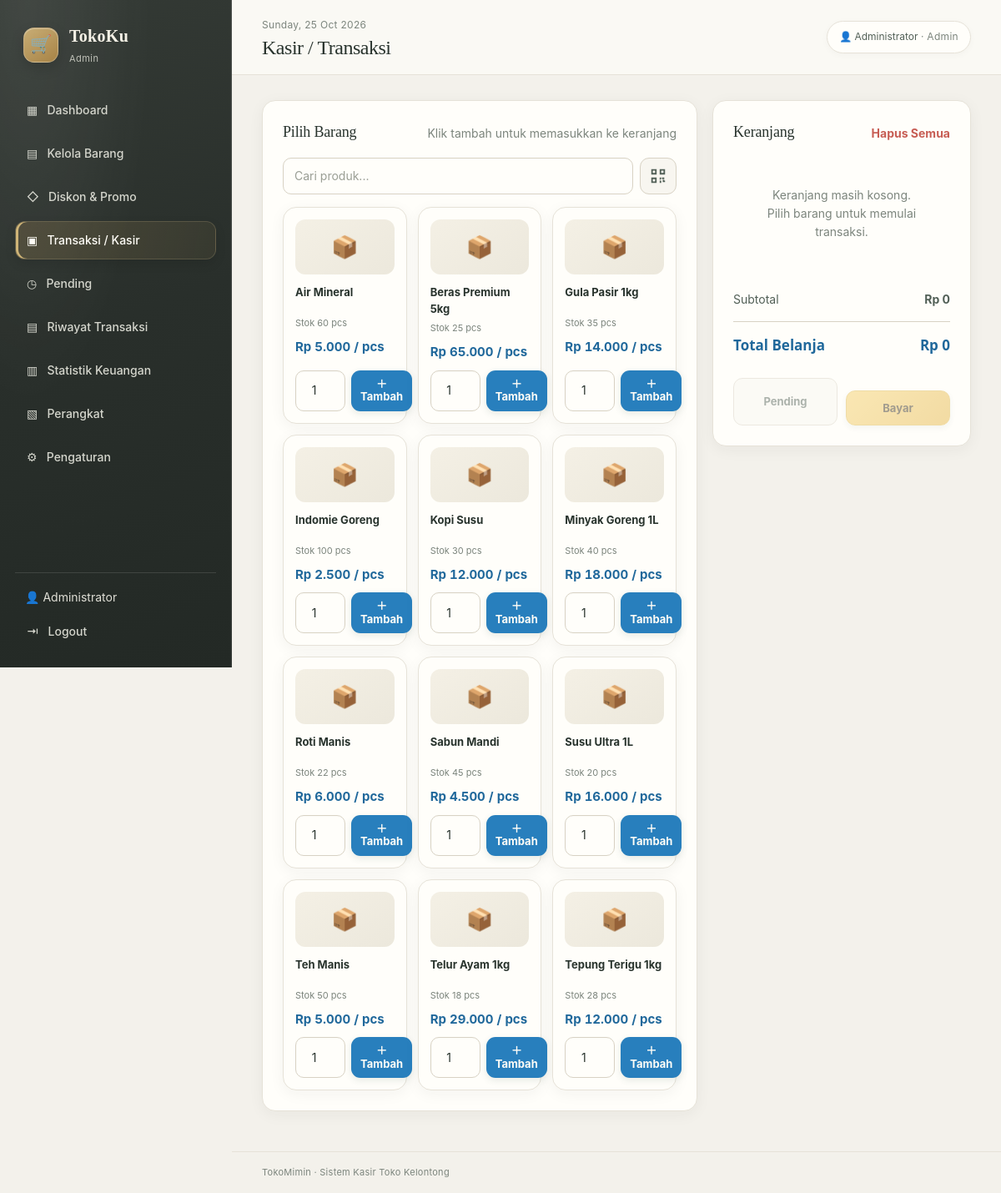
Screenshot of /transactions.php (signed in) with the database file from the repository.
### tables this page shows
CREATE TABLE products (
 id INT AUTO_INCREMENT PRIMARY KEY,
 kode VARCHAR(30) NOT NULL UNIQUE,
 barcode VARCHAR(100) NULL,
 barcode_pcs VARCHAR(100) NULL,
 harga_beli DECIMAL(12,2) NOT NULL DEFAULT 0,
 modal_total DECIMAL(12,2) NULL,
 nama VARCHAR(150) NOT NULL,
 kategori VARCHAR(80) NOT NULL DEFAULT 'Umum',
 harga DECIMAL(12,2) NOT NULL DEFAULT 0,
 harga_pack DECIMAL(12,2) NOT NULL DEFAULT 0,
 isi_per_pack INT NOT NULL DEFAULT 1,
 satuan_isi VARCHAR(20) NOT NULL DEFAULT 'pcs',
 stok DECIMAL(12,3) NOT NULL DEFAULT 0,
 satuan VARCHAR(20) NOT NULL DEFAULT 'pcs',
 gambar VARCHAR(255) NULL,
 created_at TIMESTAMP DEFAULT CURRENT_TIMESTAMP
);

### config.php (called while the page is built, shortened)
<?php
function e($value) {
    return htmlspecialchars((string)$value, ENT_QUOTES, 'UTF-8');
}
function rupiah($angka) {
    return 'Rp ' . number_format((float)$angka, 0, ',', '.');
}
function aktif($file) {
    return basename($_SERVER['PHP_SELF']) === $file ? 'active' : '';
}

### transactions.php (the view, shortened to what this page needs)
<?php
require 'config.php'; wajib_login();
$discountedUnitPrice = static function (float $basePrice, array $promos): array {
    $percentage = 0.0;
    $nominal = 0.0;
    foreach ($promos as $promo) {
        if ($promo['jenis'] === 'Persentase') $percentage += (float)$promo['nilai'];
        else $nominal += (float)$promo['nilai'];
    }
    $discount = min($basePrice, $basePrice * min(100, $percentage) / 100 + $nominal);
    return [round(max(0, $basePrice - $discount), 2), round($discount, 2)];
};
$promoCache = [];
$getProductPromos = static fn(int $productId): array => $promoCache[$productId] ?? [];
$pageTitle = 'Kasir / Transaksi';
$contentClass = 'transactions-page';
$formatQuantity = static fn($value): string => rtrim(rtrim(number_format((float)$value,3,'.',''), '0'), '.');
$products = $pdo->query("SELECT * FROM products ORDER BY nama")->fetchAll();
$cart = [];
$subtotal = 0;
require 'includes/header.php';
?>
<div class="pos-layout"><section class="panel"><div class="panel-head"><h3>Pilih Barang</h3><span class="muted">Klik tambah untuk memasukkan ke keranjang</span></div><div class="product-search-row"><input id="filterProduct" class="filter-input" placeholder="Cari produk..." aria-label="Cari produk"><button class="btn light barcode-scan-button" type="button" id="open-barcode-scanner" aria-label="Pindai barcode dengan kamera" title="Pindai barcode dengan kamera"><svg viewBox="0 0 24 24" aria-hidden="true" focusable="false"><path d="M3 3h7v7H3V3Zm2 2v3h3V5H5Zm9-2h7v7h-7V3Zm2 2v3h3V5h-3ZM3 14h7v7H3v-7Zm2 2v3h3v-3H5Zm9-2h2v2h-2v-2Zm3 0h3v2h-3v-2Zm-3 4h2v3h-2v-3Zm4-1h2v1h1v2h-3v-3Zm-4-1h1v1h-1v-1Z"/></svg></button></div><div class="product-grid" id="productGrid">
<?php foreach ($products as $product): $packSize=max(1,(int)($product['isi_per_pack']??1)); $containerUnit=$product['satuan']??'pcs'; $isBulk=in_array($containerUnit,['pack','dus','sachet','box'],true); $isKg=$containerUnit==='kg'; $packs=$isBulk?intdiv((int)$product['stok'],$packSize):0; $loose=$isBulk?(int)$product['stok']%$packSize:(int)$product['stok']; $productPromos=$getProductPromos((int)$product['id']); [$salePrice,$saleDiscount]=$discountedUnitPrice((float)$product['harga'],$productPromos); [$packSalePrice,$packSaleDiscount]=$discountedUnitPrice((float)$product['harga_pack'],$productPromos); ?>
<article class="product-card" data-name="<?= e(strtolower($product['nama'])) ?>" data-barcode="<?= e((string)($product['barcode']??'')) ?>" data-barcode-pcs="<?= e((string)($product['barcode_pcs']??'')) ?>" data-barcode-unit="<?= e($containerUnit) ?>"><div class="product-emoji">📦</div><b><?= e($product['nama']) ?></b>
<?php if ($isBulk): ?>
<small>Isi <?= $packSize ?> pcs/<?= e($containerUnit) ?> · Stok <?= $packs ?> <?= e($containerUnit) ?><?php if($loose>0): ?> + <?= $loose ?> pcs<?php endif; ?></small>
<strong><?php if($packSaleDiscount>0): ?><del class="promo-original-price"><?= rupiah($product['harga_pack']) ?></del> <span class="promo-sale-price"><?= rupiah($packSalePrice) ?></span><?php else: ?><?= rupiah($product['harga_pack']) ?><?php endif; ?> / <?= e($containerUnit) ?><br><small><?php if($saleDiscount>0): ?><del class="promo-original-price"><?= rupiah($product['harga']) ?></del> <span class="promo-sale-price"><?= rupiah($salePrice) ?></span><?php else: ?><?= rupiah($product['harga']) ?><?php endif; ?> / pcs</small><?php if($productPromos): ?><small class="promo-active-label">Promo aktif</small><?php endif; ?></strong>
<?php if ((int)$product['stok']>0): ?><form method="post" class="add-form"><input type="hidden" name="action" value="add"><input type="hidden" name="product_id" value="<?= $product['id'] ?>"><input type="hidden" name="sale_unit" value="item"><input type="number" name="qty" min="1" max="<?= (int)$product['stok'] ?>" value="1"><button class="btn blue">＋ Tambah</button></form><?php else: ?><button type="button" class="btn light stock-unavailable-button" data-product-id="<?= $product['id'] ?>" data-product-name="<?= e($product['nama']) ?>" data-unit="<?= e($containerUnit) ?>" data-inner-unit="pcs" data-pack-size="<?= $packSize ?>">Stok Habis</button><?php endif; ?>
<?php else: ?>
<small>Stok <?= $isKg?$formatQuantity($product['stok']):(int)$product['stok'] ?> <?= e($product['satuan']??'pcs') ?></small><strong><?php if($saleDiscount>0): ?><del class="promo-original-price"><?= rupiah($product['harga']) ?></del> <span class="promo-sale-price"><?= rupiah($salePrice) ?></span><?php else: ?><?= rupiah($product['harga']) ?><?php endif; ?> / <?= e($product['satuan']??'pcs') ?></strong><?php if((float)$product['stok']>0): ?><form method="post" class="add-form"><input type="number" name="qty" min="<?= $isKg?'0.001':'1' ?>" step="<?= $isKg?'0.001':'1' ?>" max="<?= $isKg?$product['stok']:(int)$product['stok'] ?>" value="<?= $isKg?min(1,(float)$product['stok']):1 ?>"><button class="btn blue">＋ Tambah</button></form><?php endif; ?>
<?php endif; ?>
</article><?php endforeach; ?>
</div></section>
<aside class="panel cart-panel"><div class="panel-head"><h3>Keranjang</h3><form method="post"><input type="hidden" name="action" value="clear"><button class="link danger">Hapus Semua</button></form></div>
<?php if (!$cart): ?><div class="empty cart-empty">Keranjang masih kosong.<br>Pilih barang untuk memulai transaksi.</div><?php endif; ?>
<div class="totals"><div><span>Subtotal</span><b><?= rupiah($subtotal) ?></b></div><div class="grand"><span>Total Belanja</span><b><?= rupiah($subtotal) ?></b></div></div>
<form method="post" class="checkout-form checkout-actions"><button type="submit" name="action" value="pending" class="btn light checkout-pending-button" <?= !$cart?'disabled':'' ?>>Pending</button><button type="submit" name="action" value="checkout" class="btn gold full checkout-pay-button" <?= !$cart?'disabled':'' ?>>Bayar</button></form>
</aside></div>
<?php require 'includes/footer.php'; ?>

### includes/header.php (shortened to what this page needs)
<?php
$pageTitle = $pageTitle ?? 'Dashboard';
$namaPengguna = $_SESSION['user']['nama'] ?? $_SESSION['user']['username'] ?? 'Pengguna';
?>
<!doctype html><html lang="id"><head><link rel="stylesheet" href="assets/style.css?v=20261025-45"></head><body>
<div class="app">
<aside class="sidebar"><a class="brand" href="dashboard.php"><span class="brand-icon small">🛒</span><span><b>TokoKu</b><small><?= e(ucfirst($_SESSION['user']['role'])) ?></small></span></a>
<nav>
<a class="<?= aktif('dashboard.php') ?>" href="dashboard.php">▦ &nbsp; Dashboard</a>
<?php if ($_SESSION['user']['role'] === 'admin'): ?><a class="<?= aktif('products.php') ?>" href="products.php">▤ &nbsp; Kelola Barang</a><?php endif; ?>
<?php if ($_SESSION['user']['role'] === 'admin'): ?><a class="<?= aktif('promos.php') ?>" href="promos.php">◇ &nbsp; Diskon & Promo</a><?php endif; ?>
<a class="<?= aktif('transactions.php') ?>" href="transactions.php">▣ &nbsp; Transaksi / Kasir</a>
<a class="<?= aktif('pending.php') ?>" href="pending.php">◷ &nbsp; Pending</a>
<a class="<?= aktif('history.php') ?>" href="history.php">▤ &nbsp; Riwayat Transaksi</a>
<?php if ($_SESSION['user']['role'] === 'admin'): ?><a class="<?= aktif('reports.php') ?>" href="reports.php">▥ &nbsp; Statistik Keuangan</a><?php endif; ?>
<a class="<?= aktif('devices.php') ?>" href="devices.php">▧ &nbsp; Perangkat</a>
<?php if ($_SESSION['user']['role'] === 'admin'): ?><a class="<?= aktif('settings.php') ?>" href="settings.php">⚙ &nbsp; Pengaturan</a><?php endif; ?>
</nav><div class="sidebar-bottom"><div>👤 <?= e($namaPengguna) ?></div><a href="logout.php">⇥ &nbsp; Logout</a></div></aside>
<main class="main"><header class="topbar"><div><span class="muted"><?= date('l, d M Y') ?></span><h2><?= e($pageTitle) ?></h2></div><div class="user-pill">👤 <?= e($namaPengguna) ?> <span class="muted">· <?= e(ucfirst($_SESSION['user']['role'])) ?></span></div></header><div class="content <?= e($contentClass ?? '') ?>">

### includes/footer.php (shortened to what this page needs)
</div><footer class="footer">TokoMimin · Sistem Kasir Toko Kelontong</footer></main></div>
</body></html>

### rows the page displays
products: nama "Air Mineral", stok "60", satuan "pcs", harga "Rp 5.000", qty "1"
products: nama "Beras Premium 5kg", stok "25", satuan "pcs", harga "Rp 65.000", qty "1"
products: nama "Gula Pasir 1kg", stok "35", satuan "pcs", harga "Rp 14.000", qty "1"
products: nama "Indomie Goreng", stok "100", satuan "pcs", harga "Rp 2.500", qty "1"
products: nama "Kopi Susu", stok "30", satuan "pcs", harga "Rp 12.000", qty "1"
products: nama "Minyak Goreng 1L", stok "40", satuan "pcs", harga "Rp 18.000", qty "1"
products: nama "Roti Manis", stok "22", satuan "pcs", harga "Rp 6.000", qty "1"
products: nama "Sabun Mandi", stok "45", satuan "pcs", harga "Rp 4.500", qty "1"
products: nama "Susu Ultra 1L", stok "20", satuan "pcs", harga "Rp 16.000", qty "1"
products: nama "Teh Manis", stok "50", satuan "pcs", harga "Rp 5.000", qty "1"
products: nama "Telur Ayam 1kg", stok "18", satuan "pcs", harga "Rp 29.000", qty "1"
products: nama "Tepung Terigu 1kg", stok "28", satuan "pcs", harga "Rp 12.000", qty "1"

### other values shown
$_SESSION['user']['role'] "Admin"
$namaPengguna "Administrator"
$pageTitle "Kasir / Transaksi"
rupiah($subtotal) "Rp 0"
